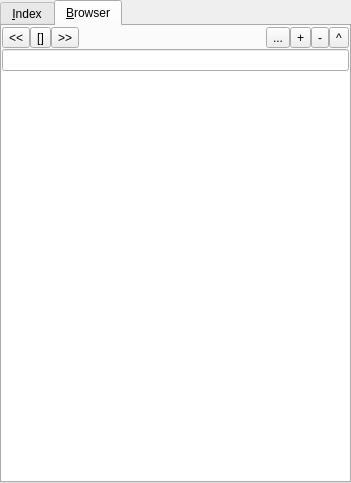
<ui version="4.0" >
 <class>helpViewerForm</class>
 <widget class="QWidget" name="helpViewerForm" >
  <property name="geometry" >
   <rect>
    <x>0</x>
    <y>0</y>
    <width>351</width>
    <height>483</height>
   </rect>
  </property>
  <property name="windowTitle" >
   <string>Form</string>
  </property>
  <layout class="QVBoxLayout" >
   <property name="spacing" >
    <number>0</number>
   </property>
   <property name="leftMargin" >
    <number>0</number>
   </property>
   <property name="topMargin" >
    <number>0</number>
   </property>
   <property name="rightMargin" >
    <number>0</number>
   </property>
   <property name="bottomMargin" >
    <number>0</number>
   </property>
   <item>
    <widget class="QTabWidget" name="mainTab" >
     <property name="tabPosition" >
      <enum>QTabWidget::North</enum>
     </property>
     <property name="tabShape" >
      <enum>QTabWidget::Rounded</enum>
     </property>
     <property name="currentIndex" >
      <number>1</number>
     </property>
     <widget class="QWidget" name="indexTab" >
      <attribute name="title" >
       <string>&amp;Index</string>
      </attribute>
      <layout class="QVBoxLayout" >
       <item>
        <widget class="QLineEdit" name="indexEdit" />
       </item>
       <item>
        <widget class="QListView" name="indexListView" />
       </item>
       <item>
        <widget class="QLabel" name="helpSuggestions" >
         <property name="frameShape" >
          <enum>QFrame::StyledPanel</enum>
         </property>
         <property name="frameShadow" >
          <enum>QFrame::Plain</enum>
         </property>
         <property name="text" >
          <string>Help suggestions (based on the editor):
&lt;ul>
&lt;li>&lt;a href="qstring" title="The QString class provides a Unicode character string">QString&lt;/a>&lt;/li>

&lt;li>&lt;a href="qwidget">QWidget&lt;/a>&lt;/li>

&lt;li>&lt;a href="qapplication">QApplication&lt;/a>&lt;/li>

&lt;li>&lt;a href="qobject">QObject&lt;/a>&lt;/li>

&lt;ul>
&lt;br></string>
         </property>
         <property name="textFormat" >
          <enum>Qt::RichText</enum>
         </property>
         <property name="wordWrap" >
          <bool>true</bool>
         </property>
        </widget>
       </item>
       <item>
        <widget class="QLabel" name="popularPages" >
         <property name="frameShape" >
          <enum>QFrame::StyledPanel</enum>
         </property>
         <property name="frameShadow" >
          <enum>QFrame::Plain</enum>
         </property>
         <property name="text" >
          <string>Popular pages (based on previous searches):
&lt;ul>
&lt;li>&lt;a href="qabstractbutton">QAbstractButton&lt;/a>

&lt;li>&lt;a href="qmenubar">QMenuBar&lt;/a>

&lt;li>&lt;a href="QTextEdit">QTextEdit&lt;/a>

&lt;li>&lt;a href="qaction">QAction&lt;/a>

&lt;li>&lt;a href="foreach">foreach&lt;/a>


&lt;/ul>
&lt;br></string>
         </property>
         <property name="textFormat" >
          <enum>Qt::RichText</enum>
         </property>
         <property name="wordWrap" >
          <bool>true</bool>
         </property>
        </widget>
       </item>
      </layout>
     </widget>
     <widget class="QWidget" name="browserTab" >
      <attribute name="title" >
       <string>&amp;Browser</string>
      </attribute>
      <layout class="QVBoxLayout" >
       <property name="spacing" >
        <number>0</number>
       </property>
       <property name="leftMargin" >
        <number>0</number>
       </property>
       <property name="topMargin" >
        <number>0</number>
       </property>
       <property name="rightMargin" >
        <number>0</number>
       </property>
       <property name="bottomMargin" >
        <number>0</number>
       </property>
       <item>
        <layout class="QHBoxLayout" >
         <property name="spacing" >
          <number>0</number>
         </property>
         <item>
          <widget class="QToolButton" name="btnBack" >
           <property name="toolTip" >
            <string>Back</string>
           </property>
           <property name="text" >
            <string>&lt;&lt;</string>
           </property>
          </widget>
         </item>
         <item>
          <widget class="QToolButton" name="btnHome" >
           <property name="toolTip" >
            <string>Goto home page</string>
           </property>
           <property name="statusTip" >
            <string/>
           </property>
           <property name="text" >
            <string>[]</string>
           </property>
          </widget>
         </item>
         <item>
          <widget class="QToolButton" name="btnForward" >
           <property name="toolTip" >
            <string>Forward</string>
           </property>
           <property name="text" >
            <string>>></string>
           </property>
          </widget>
         </item>
         <item>
          <spacer>
           <property name="orientation" >
            <enum>Qt::Horizontal</enum>
           </property>
           <property name="sizeHint" >
            <size>
             <width>51</width>
             <height>23</height>
            </size>
           </property>
          </spacer>
         </item>
         <item>
          <widget class="QToolButton" name="btnShowPage" >
           <property name="toolTip" >
            <string>Show location bar</string>
           </property>
           <property name="text" >
            <string>...</string>
           </property>
           <property name="checkable" >
            <bool>true</bool>
           </property>
          </widget>
         </item>
         <item>
          <widget class="QToolButton" name="btnZoomUp" >
           <property name="text" >
            <string>+</string>
           </property>
          </widget>
         </item>
         <item>
          <widget class="QToolButton" name="btnZoomDown" >
           <property name="text" >
            <string>-</string>
           </property>
          </widget>
         </item>
         <item>
          <widget class="QToolButton" name="btnOpenInAssitant" >
           <property name="toolTip" >
            <string>Open in Assistant</string>
           </property>
           <property name="text" >
            <string>^</string>
           </property>
          </widget>
         </item>
        </layout>
       </item>
       <item>
        <widget class="QLineEdit" name="locationBar" />
       </item>
       <item>
        <widget class="QTextBrowser" name="helpBrowser" >
         <property name="frameShape" >
          <enum>QFrame::NoFrame</enum>
         </property>
        </widget>
       </item>
      </layout>
     </widget>
    </widget>
   </item>
  </layout>
 </widget>
 <resources/>
 <connections>
  <connection>
   <sender>btnShowPage</sender>
   <signal>clicked(bool)</signal>
   <receiver>locationBar</receiver>
   <slot>setVisible(bool)</slot>
   <hints>
    <hint type="sourcelabel" >
     <x>278</x>
     <y>36</y>
    </hint>
    <hint type="destinationlabel" >
     <x>292</x>
     <y>71</y>
    </hint>
   </hints>
  </connection>
  <connection>
   <sender>btnShowPage</sender>
   <signal>clicked(bool)</signal>
   <receiver>locationBar</receiver>
   <slot>setFocus()</slot>
   <hints>
    <hint type="sourcelabel" >
     <x>257</x>
     <y>39</y>
    </hint>
    <hint type="destinationlabel" >
     <x>250</x>
     <y>74</y>
    </hint>
   </hints>
  </connection>
  <connection>
   <sender>btnBack</sender>
   <signal>clicked()</signal>
   <receiver>helpBrowser</receiver>
   <slot>backward()</slot>
   <hints>
    <hint type="sourcelabel" >
     <x>11</x>
     <y>37</y>
    </hint>
    <hint type="destinationlabel" >
     <x>51</x>
     <y>148</y>
    </hint>
   </hints>
  </connection>
  <connection>
   <sender>btnForward</sender>
   <signal>clicked()</signal>
   <receiver>helpBrowser</receiver>
   <slot>forward()</slot>
   <hints>
    <hint type="sourcelabel" >
     <x>82</x>
     <y>38</y>
    </hint>
    <hint type="destinationlabel" >
     <x>137</x>
     <y>197</y>
    </hint>
   </hints>
  </connection>
  <connection>
   <sender>btnHome</sender>
   <signal>clicked()</signal>
   <receiver>helpBrowser</receiver>
   <slot>home()</slot>
   <hints>
    <hint type="sourcelabel" >
     <x>44</x>
     <y>46</y>
    </hint>
    <hint type="destinationlabel" >
     <x>79</x>
     <y>152</y>
    </hint>
   </hints>
  </connection>
 </connections>
</ui>
